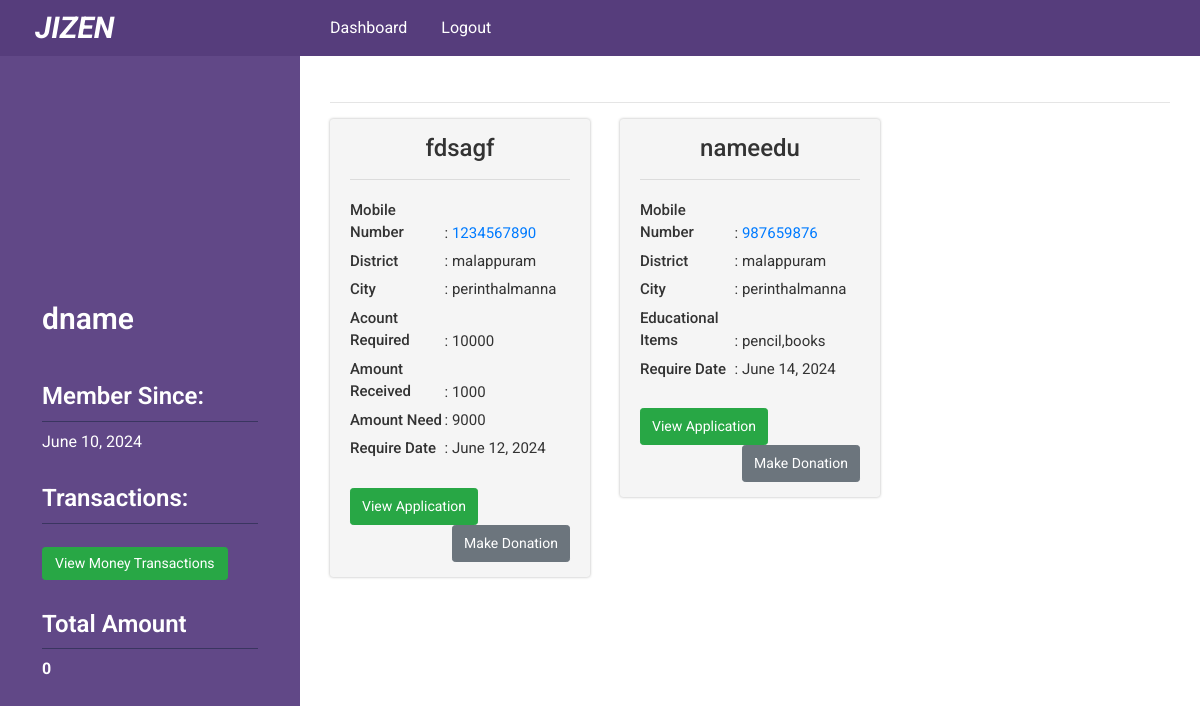
Screenshot of /dashboard/doner/search-payment/1 (signed in) with the database file from the repository.
### poorapp/models.py (models this page shows, shortened)
class Doner(models.Model):
    doner_name      = models.CharField(max_length = 120)
    gender_list = (
        ('F','Female'),
        ('M','Male'),
        ('O','Other')
    )
    doner_gender    = models.CharField(max_length=1,choices=gender_list, null=True)
    doner_age       = models.IntegerField(null=True,blank=True)
    doner_phone     = models.CharField(max_length=15)
    doner_email     = models.EmailField(max_length=50,blank=True)
    doner_pass      = models.CharField(max_length = 300)
    doner_image     = models.ImageField(upload_to='uploads/',blank = True)
    joining_date    = models.DateField(auto_now=False, auto_now_add=True)
    district_name   = models.ForeignKey(DistrictList, on_delete= models.CASCADE)
    city_name       = models.ForeignKey(CityList, on_delete= models.CASCADE)
    status          = models.BooleanField(default=False)
    complete        = models.BooleanField(default=False)
    request         = models.BooleanField(default=False)

class Receivers(models.Model):
    name                    = models.CharField(max_length=150)
    email                   = models.EmailField(max_length=150, blank=True)
    mobile_number           = models.IntegerField()
    password                = models.CharField(max_length = 30, default="123456")
    aplicant_proffessions   = models.ForeignKey('ApplicantProffession', on_delete=models.CASCADE)
    gender_list = (
        ('F','Female'),
        ('M','Male'),
        ('O','Other')
    )
    aplicant_gender         = models.CharField(max_length=1,default = 1,choices=gender_list)
    aplicant_age            = models.IntegerField(default=30)
    image                   = models.ImageField(upload_to='uploads/')
    father_name             = models.CharField(max_length=150)
    father_proffession      = models.ForeignKey('FatherProffession', on_delete=models.CASCADE)
    father_contact_number   = models.IntegerField()
    mother_name             = models.CharField(max_length=150)
    help_type               = models.ForeignKey('HelpCategory', on_delete=models.CASCADE)
    amount                  = models.IntegerField()
    amount_received         = models.IntegerField(default=0)
    require_date            = models.DateField()
    city_name               = models.ForeignKey(CityList, on_delete= models.CASCADE)
    district_name           = models.ForeignKey(DistrictList, on_delete= models.CASCADE)
    post_code               = models.CharField(max_length=20)
    address                 = models.TextField(max_length=500)
    payment_type            = models.ForeignKey('PaymentType', on_delete=models.CASCADE, default=0,null=True)
    payment_type_account    = models.IntegerField(blank=True,null=True)
    identity_document_lists = (
        ('DL','Driving License'),
        ('PP','Passport'),
        ('NC','NID Card'),
        ('BC','Birth Certificate'),
    )
    identity_doc_type       = models.CharField(max_length=2, choices=identity_document_lists)
    identity_doc            = models.ImageField(upload_to='uploads/')
    identity_doc_number     = models.IntegerField(blank=True)
    document_file_one       = models.ImageField(upload_to='uploads/', blank=True)
    problem_description     = RichTextField(blank=True,null=True)
    status                  = models.BooleanField(default=False)
    complete_status         = models.BooleanField(default=False)
    timestamp               = models.DateField(auto_now_add=True, auto_now=False)
    update                  = models.DateField(auto_now=True, auto_now_add=False)
    cloth_count             = models.IntegerField(default=0);
    cloth_size              = models.CharField(max_length=200,default='0');
    edu_items               = models.CharField(max_length=300,default='');
    food_quantity           = models.IntegerField(default=0);
    food_time               = models.CharField(max_length=200,null=True, blank=True);

class CityList(models.Model):
    district    = models.ForeignKey(DistrictList, on_delete=models.CASCADE)
    city_name   = models.CharField(max_length=100)
    def __str__(self):
        return self.city_name

class DistrictList(models.Model):
    district_name = models.CharField(max_length=100)
    def __str__(self):
        return self.district_name

### poorapp/views.py (the view)
# urls.py: path('doner/search-payment/<int:doner_id>', views.doner_payment_search, name='doner_payment_search'),
def doner_payment_search(request, doner_id):
    if request.method == 'POST':
        payment_type = int(request.POST['payment_type'])
        payment_to = int(request.POST['payment_to'])
        payment_amount = int(request.POST['payment_amount'])
        transaction_num = int(request.POST['transaction_num'])
        payment_by = request.session.userid
    poor_item = models.Receivers.objects.all().order_by('require_date')
    context = {
        'poor_item':poor_item,
        'doner_id':doner_id
    }
    return render(request,'dashboard/doner_payment.html',context)

### poorapp/templatetags/data_load.py (called while the page is built)
@register.filter(name='doner_info')
def intactive_counts(request,id):
    doner_info = Doner.objects.filter(id=id)
    return doner_info

@register.filter(name='make_payment')
def make_payment(request,poor):
    deue_amount = poor.amount - poor.amount_received
    return deue_amount

@register.filter(name='total_payment')
def total_payment(request,id):
    my_paymenbt = PaymentProcess.objects.filter(payment_by_id=id)
    total = 0
    for payment in my_paymenbt:
        total = total + payment.payment_amount
    return total

### templates/dashboard/doner_payment.html (shortened to what this page needs)
{% extends 'dashboard-base.html' %}
{% load data_load %}
{% block dashboard %}
    <div class="make_payment">
        <hr>
    </div>
    <div class="poor_people_area">
        <div class="row">
            {% for poor in poor_item %}
            {% if not poor.complete_status %}
                <div class="col-sm-4">
                    <div class="single_poor">
                        <h1>{{poor.name}}</h1>
                        <hr>
                        <ul>
                            <li><strong>Mobile Number</strong>: <a href="tel:{{poor.mobile_number}}">{{poor.mobile_number}}</a></li>
                            <li><strong>District</strong>: {{poor.city_name.district}}</li>
                            <li><strong>City</strong>: {{poor.city_name}}</li>
                            {% if poor.help_type.id == 3 %}
                                            <li><strong>Acount Required</strong>: {{poor.amount}}</li>
                                            <li><strong>Amount Received</strong>: {{poor.amount_received}}</li>
                                            <li><strong>Amount Need</strong>: {{total_payments|make_payment:poor}}</li>
                                        {% elif poor.help_type.id == 1 %}
                                            <li><strong>Educational Items</strong>: {{ poor.edu_items }}</li>
                                        {% elif poor.help_type.id == 2 %}
                                            <li><strong>Cloth Count </strong>: {{ poor.cloth_count }}</li>
                                            <li><strong>Cloth Size </strong>: {{ poor.cloth_size }}</li>
                                        {% elif poor.help_type.id == 6 %}
                                            <li><strong>Food Quantity </strong>: {{ poor.food_quantity }}</li>
                                            <li><strong>Food Time </strong>: {{ poor.food_time }}</li>
                                        {% endif %}
                            <li><strong>Require Date</strong>: {{poor.require_date}}</li>
                        </ul>
                        <div class="btn_area">
                            <ul>
                                <li><a class="btn btn-success btn-sm float-left" href="{% url 'commonapp:single_poor_people' poor.id %}">View Application</a></li>
                                {% if poor.help_type.id == 3 %}
                                <li><a class="btn btn-secondary btn-sm float-right" href="{% url 'poorapp:make_payment' poor.id %}">Make Donation</a></li>
                            {% elif poor.help_type.id == 1 %}
                            <li><a class="btn btn-secondary btn-sm float-right" href="{% url 'commonapp:thank_you_edu' doner_id%}">Make Donation</a></li>
                            {% elif poor.help_type.id == 2 %}
                            <li><a class="btn btn-secondary btn-sm float-right" href="{% url 'commonapp:thank_you_cloth' doner_id%}">Make Donation</a></li>
                            {% elif poor.help_type.id == 6 %}
                            <li><a class="btn btn-secondary btn-sm float-right" href="{% url 'commonapp:thank_you_food' doner_id%}">Make Donation</a></li>
                            {% endif %}
                            </ul>
                        </div>
                    </div>
                </div>
            {% endif %}
            {% endfor %}
        </div>
    </div>
{% endblock dashboard %}

### templates/dashboard-base.html (shortened to what this page needs)
<!DOCTYPE html>
<html lang="en">
<head>
    <link rel="stylesheet" href="https://cdnjs.cloudflare.com/ajax/libs/font-awesome/4.7.0/css/font-awesome.min.css">
    {% load static %}
    {% load data_load %}
    <link rel="stylesheet" href="{% static 'css/bootstrap.min.css' %}">
    <link rel="stylesheet" href="{% static 'style.css' %}">
</head>
<body>
<header class="header_area sticky-top">
    <div class="container-fluid">
        <div class="row">
            <div class="col-sm-3">
                <div class="logo">
                    <a target="_blank" href="{% url 'commonapp:home' %}"><h2>JIZEN</h2></a>
                </div>
            </div>
            <div class="col-md-8">
                {% if request.session.admin  %}
                <div class="top_title doner_menu_area">
                        <div class="left_menu menu">
                            <ul>
                                <li><a href="">Dashboard</a></li>
                                </li>
                                <li><a href="{% url 'poorapp:admin_logout' %}">Logout</a></li>
                            </ul>
                        </div>
                        <!-- <div class="right_menu menu">
                            <ul>
                                <li><a href="">Settings <i class="fa fa-sort-down"></i></a>
                                    <ul>
                                        <li><a href="">Update Profile</a></li>
                                        <li><a href="">Change Password</a></li>
                                        <li><a href="">View login History</a></li>
                                        <li><a href="">Help</a></li>
                                    </ul>
                                </li>
                            </ul>
                        </div> -->
                    </div>
                {% elif request.session.userid %}
                    <div class="top_title doner_menu_area">
                        <div class="left_menu menu">
                            <ul>
                                <li><a href="{% url 'poorapp:doner_dashboard' %}">Dashboard</a></li>
                                <li><a href="{% url 'poorapp:doner_logout' %}">Logout</a></li>
                            </ul>
                        </div>
                    </div>
                {% endif %}
            </div>
        </div>
    </div>
</header>
<section class="dashboard_content_area">
    <div class="container-fluid">
        <div class="row">
            <div class="col-sm-3 fixed-left dashboard_sidebar">
                <div class="sidebar">
                {% if request.session.admin %}
                    <div class="accordion single_sidebar" id="accordionExample">
                        <h3 class="collapsed" data-toggle="collapse" data-target="#one" aria-expanded="true" aria-controls="one"><i class="fa fa-list-ul"></i> Receiver Dashboard</h3>
                        <div id="one" class="dashboard_menu collapse show" data-parent="">
                            <ul>
                                <li><a href="{% url 'poorapp:poor_list' %}"><i class="fa fa-hand-o-right"></i> Receiver list</a></li>
                            </ul>
                        </div>
                        <h3 class="collapsed" data-toggle="collapse" data-target="#helper" aria-expanded="true" aria-controls="helper"><i class="fa fa-list-ul"></i> Who are Helping Now</h3>
                        <div id="helper" class="dashboard_menu collapse show" data-parent="">
                            <ul>
                                <li><a href="{% url 'poorapp:doner_list' %}"><i class="fa fa-hand-o-right"></i> Donor List</a></li>
                            </ul>
                        </div>
                    </div>
                    {% elif request.session.userid %}
                        <div class="doner_profile_area">
                            {% for doner in doner_info|doner_info:request.session.userid %}
                                {% if doner.doner_image%}
                                    <div class="doner_image">
                                        <a href="{% url 'poorapp:doner_dashboard' %}"><img src="{{doner.doner_image.url}}" alt=""></a>
                                    </div>
                                {% endif %}
                                <div class="general_info">
                                    <h2>{{doner.doner_name}}</h2>
                                    <h3>Member Since:</h3>
                                    <p>{{doner.joining_date}}</p>
                                    <h3>Transactions: </h2>
                                    <a href="{% url 'poorapp:view_transactions' request.session.userid %}" class="btn btn-success btn-sm">View Money Transactions</a>
                                    <h3>Total Amount</h3>
                                    <p><strong>{{ total_payments|total_payment:request.session.userid }}</strong></p>
                                </div>
                            {% endfor %}
                        </div>
                    {% endif %}
                </div>
            </div>
            <div class="col-sm-9">
                <div class="dashboard_content">
                    {% block dashboard %}
                    {% endblock dashboard %}
                </div>
            </div>
        </div>
    </div>
</section>
</body>
</html>

### static/style.css (style rules this page uses)
body { font-family: 'Roboto', sans-serif; }
.header_area { background-color: #563d7c; }
*,h1,h2,h3,h4,h5,h6,ul,li,a,p { margin: 0; padding: 0; }
.logo h2 { font-size: 30px; color: #fff; margin-bottom: 0; padding: 5px 20px; margin: 5px 0; display: inline-block; border-radius: 5px; font-style: italic; font-weight: 700; }
.col-sm-3.dashboard_sidebar { background-color: #614887; padding-bottom: 60px; min-height: 700px; }
ul { list-style: none; }
.dashboard_content { padding: 30px 15px 80px; z-index: 1; position: relative; }
.menu ul li { display: inline; }
.menu ul li a { color: #fff; font-weight: 400; display: inline-block; font-size: 16px; padding: 16px 15px; text-transform: capitalize; text-decoration: none; transition: all 0.5s; }
.doner_image { text-align: center; }
.doner_image a { display: block; width: 200px; height: 200px; display: block; overflow: hidden; border-radius: 400px; }
.general_info p { color: #fff; margin-bottom: 20px; }
.doner_profile_area { padding: 30px 10%; }
.general_info h2 { font-size: 30px; color: #fff; font-weight: 600; padding: 15px 0; }
.general_info a.btn { padding: 5px 12px; margin-top: 15px; }
.general_info h3 { font-size: 24px; font-weight: 600; color: #fff; padding-bottom: 10px; margin-bottom: 8px; border-bottom: 1px solid #3A3560; margin-top: 30px; }
.left_menu.menu { float: left; width: 87%; }
.menu ul li { position: relative; }
.single_poor { background: #f5f5f5; padding: 15px 20px; border-radius: 3px; box-shadow: 0px 0px 3px #b4b4b3; overflow: hidden; margin-bottom: 20px; }
.single_poor h1 { font-size: 24px; text-align: center; color: #333; }
.single_poor ul li strong { width: 43%; overflow: hidden; display: inline-block; font-weight: 500; vertical-align: bottom; }
.single_poor ul li { font-size: 15px; padding: 3px 0; color: #333; }
.btn_area { padding: 25px 0 10px; text-align: center; }
.btn_area ul li { display: inline; }
.btn_area ul li a { display: inline-block; padding: 7px 11px; }

### rows the page displays
Doner: doner_name "dname", joining_date "June 10, 2024", request "0"
Receivers: name "fdsagf", mobile_number "1234567890", city_name.district "malappuram", city_name "perinthalmanna", amount "10000", amount_received "1000", amount+amount_received "9000", require_date "June 12, 2024", shows "Make Donation"
Receivers: name "nameedu", mobile_number "987659876", city_name.district "malappuram", city_name "perinthalmanna", edu_items "pencil,books", require_date "June 14, 2024", shows "Make Donation"
